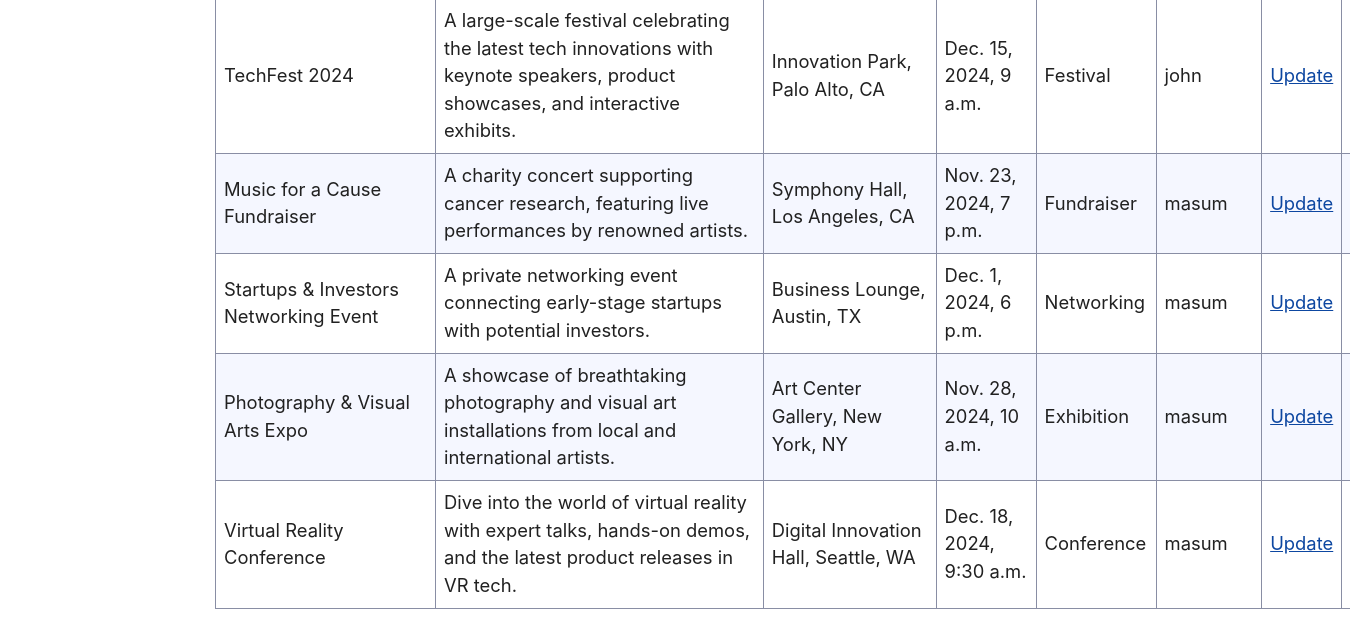
Before: /events/my-events/ (signed in, lower part) with the older database file.
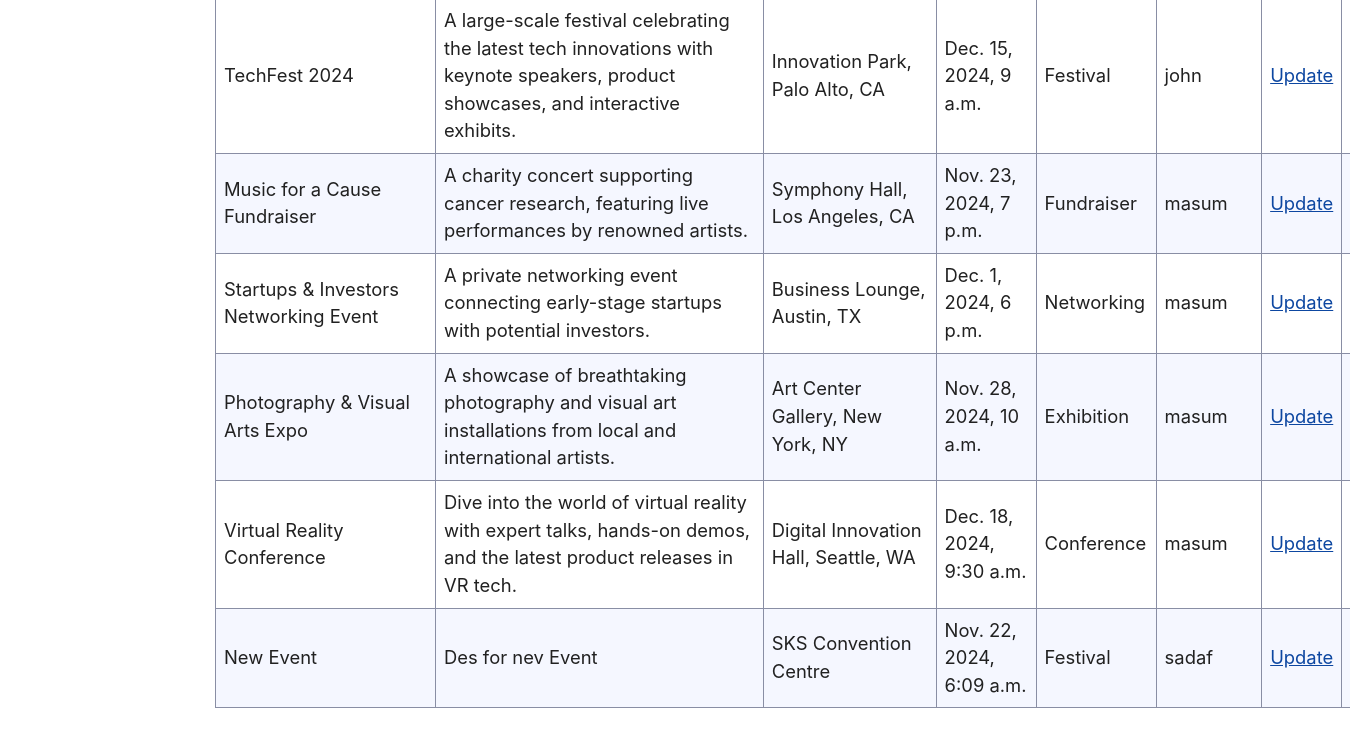
After: the same page with the newer database file.
### event_track/models.py (models this page shows, shortened)
class Event(models.Model):
    name = models.CharField(max_length=255)
    description = models.TextField(blank=True)
    date = models.DateTimeField()
    location = models.CharField(max_length=255)
    capacity = models.PositiveIntegerField(default=10)
    organizer = models.ForeignKey(User, on_delete=models.CASCADE, related_name='events')
    category = models.ForeignKey(Category, on_delete=models.CASCADE, null=True, related_name='events')

class Category(models.Model):
    name = models.CharField(max_length=255)
    def __str__(self):
        return f'{self.name}'

### event_track/views.py (the view)
# urls.py: path('my-events/', views.my_events, name='my_events'),
@login_required
def my_events(request):
    current_user = request.user
    events = Event.objects.filter(organizer=current_user).all()
    if str(current_user) == 'admin':
        events = Event.objects.all()
    return render(request, 'event_mine.html', {'events': events})

### event_track/templates/event_mine.html (shortened to what this page needs)
{% extends 'event_track_base.html' %}
{% block content %}
{% include 'event_navbar.html' %}
<div>
    {% if events %}
    <table style="width: 1200px; margin-left: -100px;">
        {% for event in events %}
        <tr>
            <td>{{event.name}}</td>
            <td>{{event.description}}</td>
            <td>{{event.location}}</td>
            <td>{{event.date}}</td>
            <td>{{event.category}}</td>
            <td>{{event.organizer}}</td>
            <td><a href="{% url 'update_event' event.id %}">Update</a></td>
            <td><a href="{% url 'delete_event' event.id %}">Delete</a></td>
        </tr>
        {% endfor %}
    </table>
    {% else %}
    <h3>Currently there are no events organized by you.</h3>
    {% endif %}
</div>
{% endblock %}

Changed rows visible on the page:
added Event: name "New Event", description "Des for nev Event", location "SKS Convention Centre", date "Nov. 22, 2024, 6:09 a.m.", category "Festival", organizer "sadaf"
